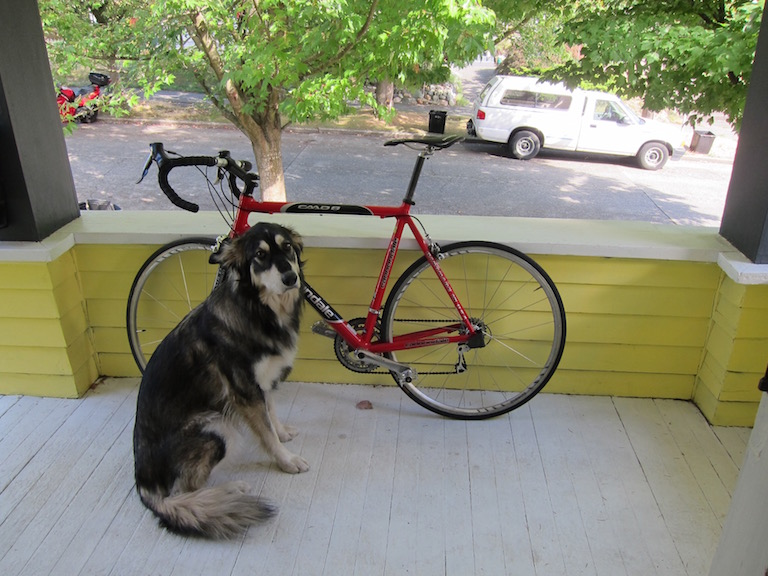
#> input picture image.jpg, 768 x 576 px
$ python software1.0.py
#> lines starting #> are read from the running program, lines starting #| are printed output that depends on the picture; after the words box and inside, x2 and y2 are one past the last pixel; in counts of white or black regions, pixels touching at a corner belong together
import cv2

# Charger l'image
image = cv2.imread('image.jpg')
#> image is the input picture: shape (576, 768, 3); mean B, G, R 114.1, 135.7, 134.4

# Convertir en niveaux de gris
gray = cv2.cvtColor(image, cv2.COLOR_BGR2GRAY)
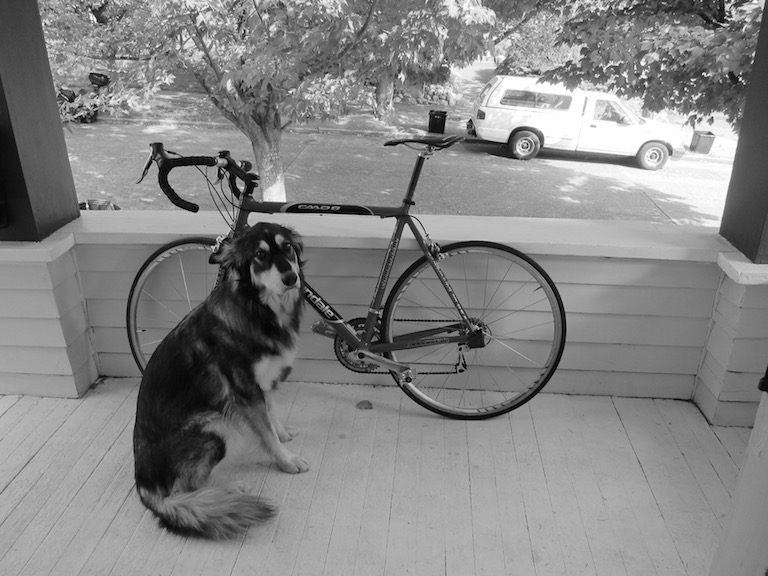
#> gray: shape (576, 768); min 0, max 255, mean 132.8

# Appliquer le Canny Edge Detection
edges = cv2.Canny(gray, 100, 200)
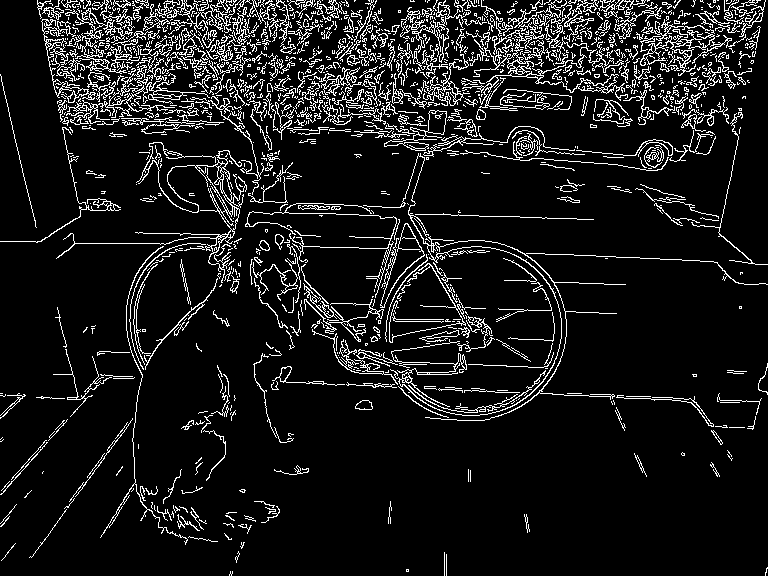
#> edges: shape (576, 768); 9.8% white in thin lines or dots

# Trouver les contours
contours, _ = cv2.findContours(edges, cv2.RETR_EXTERNAL, cv2.CHAIN_APPROX_SIMPLE)
#> contours = 1168 contours, 1023 with area under 20; largest, box (x1, y1, x2, y2) and area: (56, 142, 247, 283) 1014, (67, 48, 210, 125) 662, (462, 0, 628, 105) 646, (384, 110, 447, 151) 622, (640, 19, 746, 76) 555

# Dessiner les contours sur l'image
cv2.drawContours(image, contours, -1, (0, 255, 0), 2)
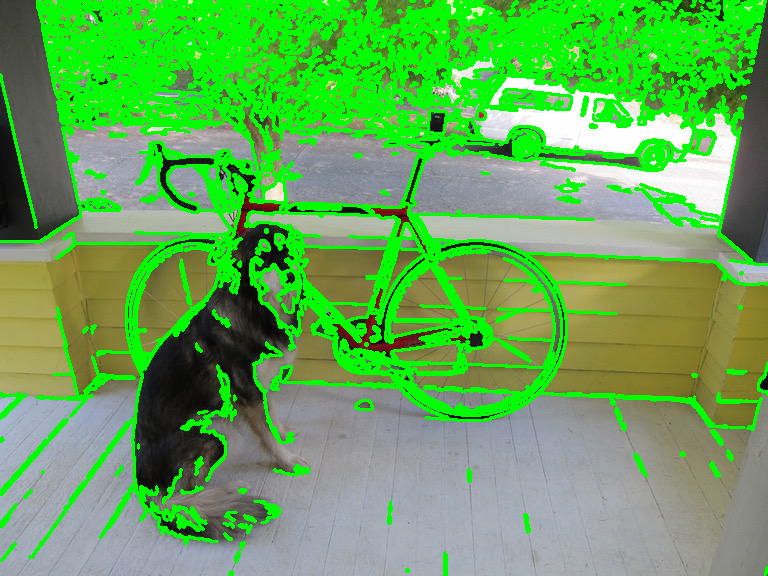
#> image: shape (576, 768, 3); mean B, G, R 87.1, 169.7, 99.7

# Afficher l'image avec contours détectés
image_resized = cv2.resize(image, (800, 600))
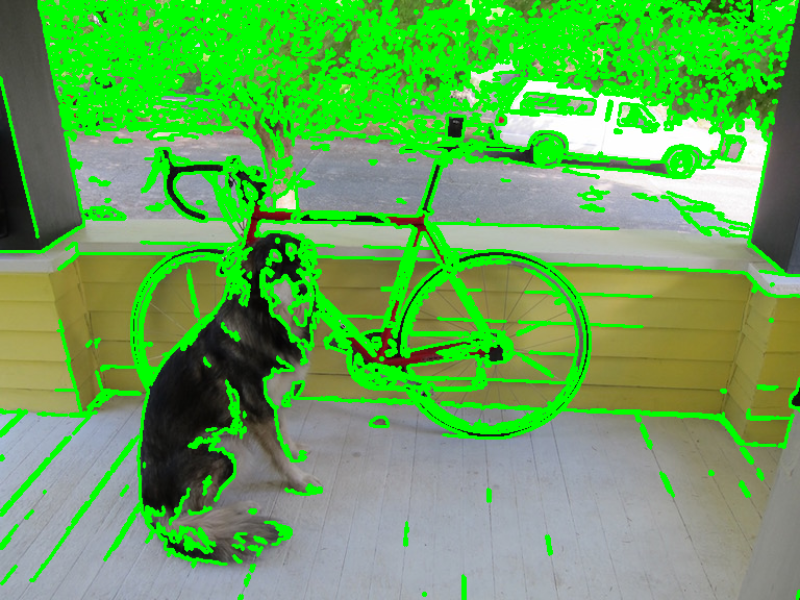
#> image_resized: shape (600, 800, 3); mean B, G, R 87, 169.6, 99.6

# Afficher l'image redimensionnée
cv2.imshow("Image Redimensionnée", image_resized)

#cv2.imshow('Contours', image)
cv2.waitKey(0)
cv2.destroyAllWindows()
